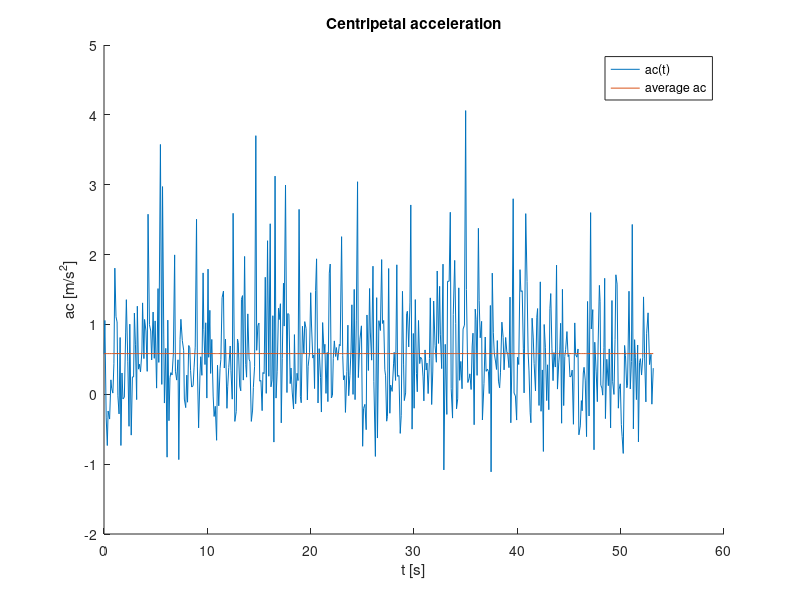
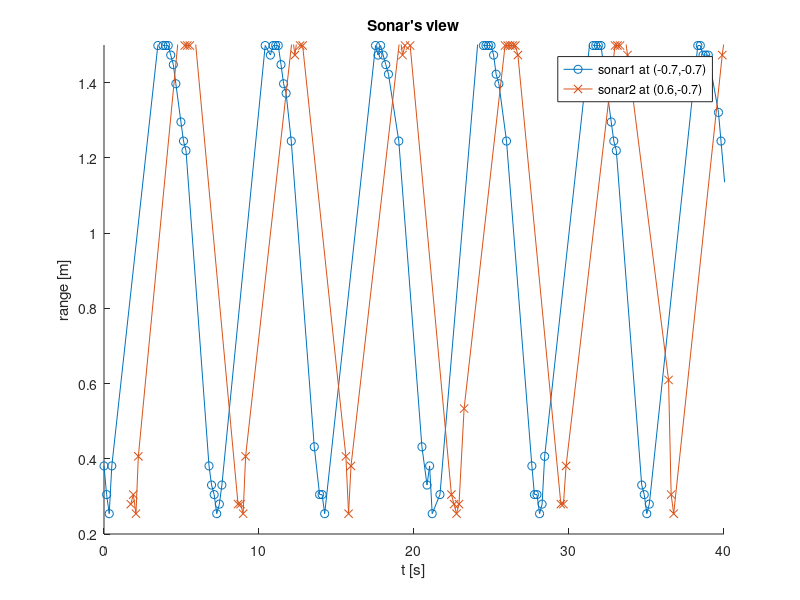
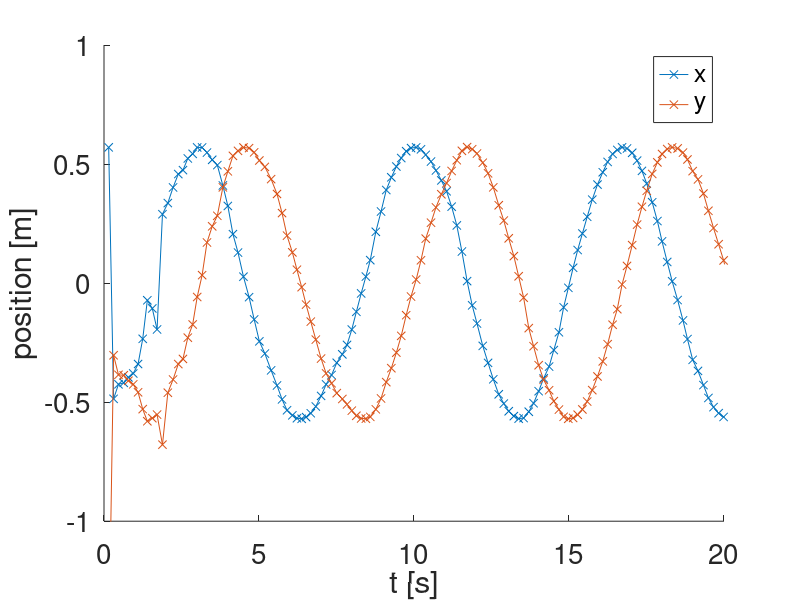
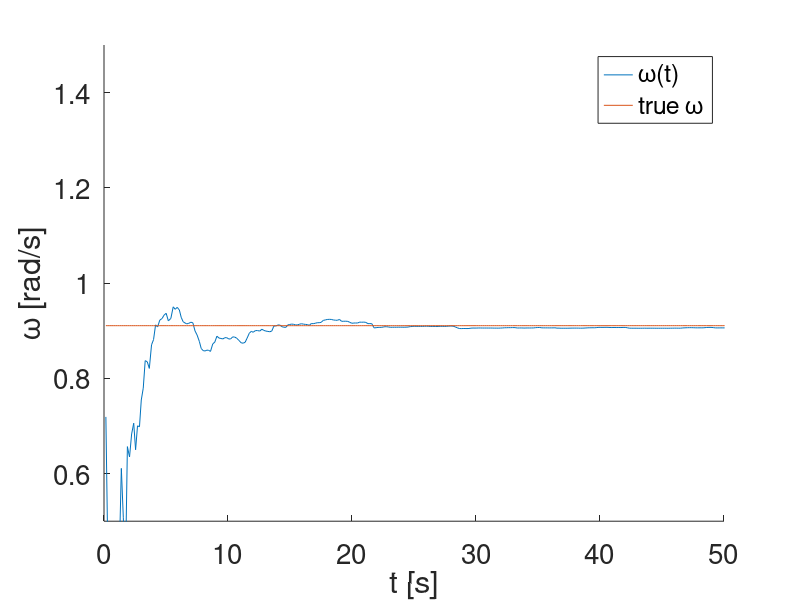

Write the MATLAB code that produced these figures, in order.
clear all;
close all;
clc;

nav = csvread("nav.csv");
s1 = csvread("sonar1.csv");
s2 = csvread("sonar2.csv");
e6 = csvread("e6.csv");

t0 = min([nav(1,2) s1(1,2) s2(1,2) e6(1,2)]);
tend = min([nav(end,2) s1(end,2) s2(end,2) e6(end,2)]);
select = @(x) x(x(:,2) <= tend,:);
t = @(x) (x-t0)/1000;
w = 2*pi/(69/10);

nav = select(nav);
s1 = select(s1);
s2 = select(s2);
e6 = select(e6);

tnav = t(nav(:,2));
te = t(e6(:,2));


figure();
hold on;
title("Centripetal acceleration");
xlabel("t [s]");
ylabel("ac [m/s^2]");
plot(tnav, -nav(:,3));
plot(tnav, ones(length(nav),1)*-mean(nav(:,3)));
legend("ac(t)", "average ac");

figure();
hold on;
title("Sonar's view");
xlabel("t [s]");
ylabel("range [m]");
plot(t(s1(:,2)), s1(:,3), '-o');
plot(t(s2(:,2)), s2(:,3), '-x');
axis([0 40 0.2 1.5]);
legend(sprintf("sonar1 at (%d,%d)", s1(1,4), s1(1,5)),
    sprintf("sonar2 at (%d,%d)", s2(1,4), s2(1,5)));

figure();
% subplot(1,2,1);
%     plot(te, e6(:,3:4), '-x');
%     axis([0 40 -1 1]);
%     title("Position estimation");
%     xlabel("t [s]");
%     ylabel("position [m]");
%     legend("x", "y");
% subplot(1,2,2);
%     plot(e6(te <= 40,3), e6(te <= 40,4));
%     axis([-1 1 -1 1]);
%     title("Top view over 40 [s]");
%     xlabel("x [m]");
%     ylabel("y [m]");

hold on;
set(gca(), "fontsize", 20);
plot(te, e6(:,3:4), '-x');
axis([0 20 -1 1]);
% title("Position estimation");
xlabel("t [s]");
ylabel("position [m]");
legend("x", "y");


figure();
hold on;
set(gca(), "fontsize", 20);
% title("Angular velocity estimation")
xlabel("t [s]");
ylabel('\omega [rad/s]');
plot(te, e6(:,6));
plot(te, ones(length(te),1)*w);
axis([0 50 0.5 1.5]);
legend('{\omega}(t)', 'true \omega');
